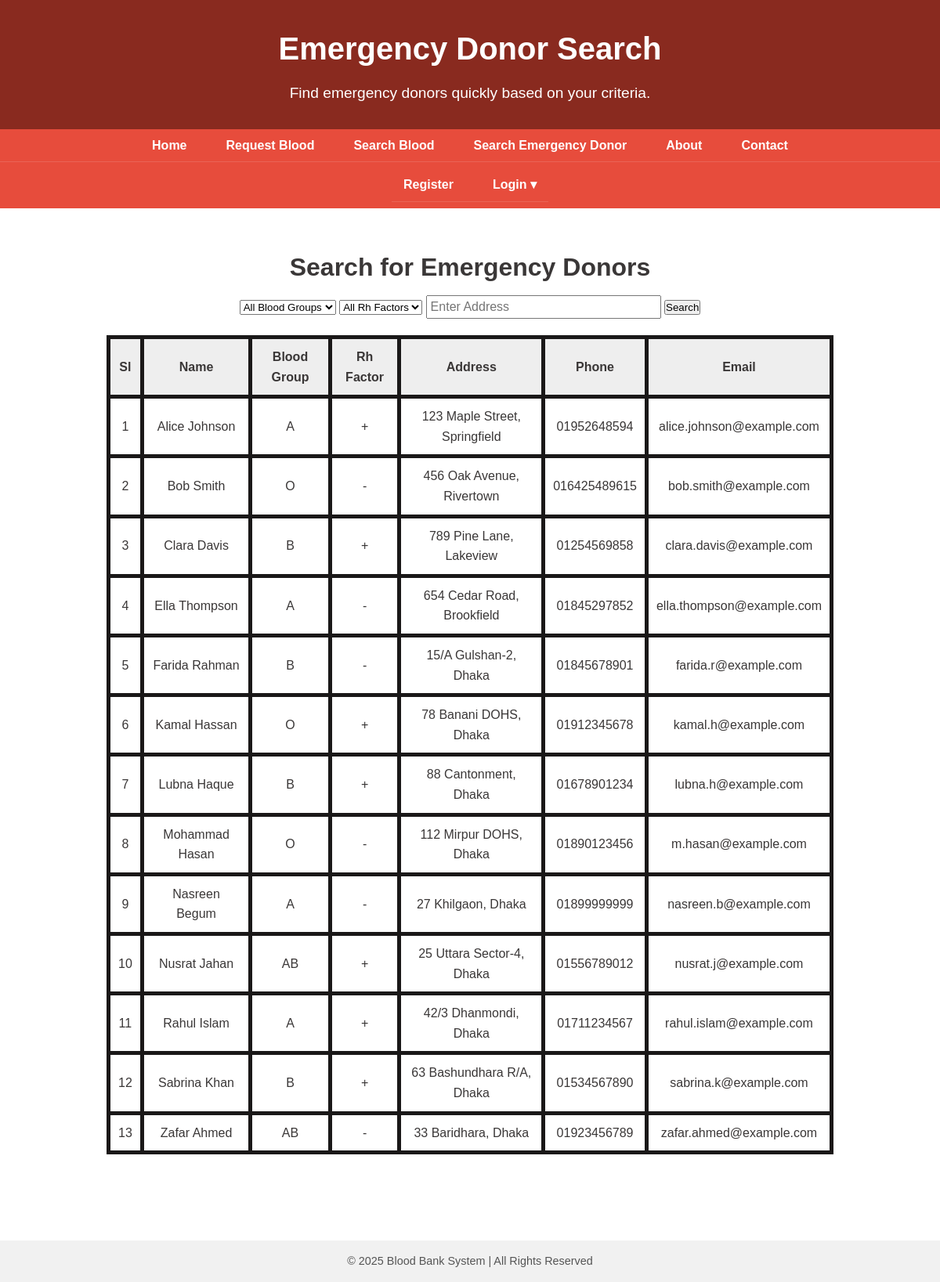
The page /search_emergency_donor.php on the database its author committed.
### tables this page shows
CREATE TABLE `user` (
  `user_id` int(11) NOT NULL,
  `name` varchar(100) NOT NULL,
  `blood_group` varchar(3) NOT NULL,
  `rh_factor` varchar(5) NOT NULL,
  `is_emergency_donor` varchar(3) DEFAULT NULL,
  `last_donated` date DEFAULT NULL,
  `address` varchar(255) DEFAULT NULL,
  `phone` varchar(15) DEFAULT NULL,
  `email` varchar(100) DEFAULT NULL,
  `password` varchar(30) NOT NULL
);

### search_emergency_donor.php (the view, shortened to what this page needs)
<?php
include('db_connect.php');
$website_role = $_SESSION['website_role'] ?? null;
$address = isset($_GET['address']) ? $_GET['address'] : '';
$where = ["is_emergency_donor = 'yes'"];
$where_sql = count($where) ? "WHERE " . implode(" AND ", $where) : "";
$sql = "SELECT user_id, name, blood_group, rh_factor, address, phone, email FROM user $where_sql ORDER BY name";
$stmt = $conn->prepare($sql);
$stmt->execute();
$result = $stmt->get_result();
?>
<!DOCTYPE html>
<html lang="en">
<head>
    <link rel="stylesheet" href="style.css">
</head>
<body>
<header>
    <h1>Emergency Donor Search</h1>
    <p>Find emergency donors quickly based on your criteria.</p>
</header>
<nav class="multi-row-nav">
  <div class="nav-row nav-row-1">
    <a href="index.php">Home</a>
	<a href="request_blood.php">Request Blood</a>
	<a href="blood_stock_search.php">Search Blood</a>
    <a href="search_emergency_donor.php">Search Emergency Donor</a>
    <a href="about.php">About</a>
    <a href="contact.php">Contact</a>
   </div>
   <div class="nav-row nav-row-2">
    <?php if ($website_role  === 'admin'): ?>
      <a href="record_donation.php">Record Donation</a>
      <a href="record_received.php">Record Received</a>
      <a href="Records.php">All Records</a>
      <a href="search_user.php">Seach User</a>
	  <a href="admin_dashboard.php">Show Requests</a>
	  <a href="register.php">Register User</a>
      <a href="logout.php">Logout</a>
   </div>
   <div class="nav-row nav-row-1">
    <?php elseif ($website_role  === 'user'): ?>
      <a href="user_dashboard.php">Dashboard</a>
      <a href="logout.php">Logout</a>
   </div>
    <?php else: ?>
   <div class="nav-row nav-row-1">
      <a href="register.php">Register</a>
      <div class="dropdown">
        <a href="#">Login &#9662;</a>
      </div>
    </div>
    <?php endif; ?>
</nav>
<section class="hero">
    <h2>Search for Emergency Donors</h2>
    <form  method="get">
        <select name="blood_grp">
            <option value="">All Blood Groups</option>
        </select>
        <select name="rh_factor">
            <option value="">All Rh Factors</option>
        </select>
        <input type="text" name="address" placeholder="Enter Address" value="<?= htmlspecialchars($address) ?>">
        <button type="submit">Search</button>
    </form>
    <table style="margin: 20px auto; width: 80%;">
        <tr>
            <th>Sl</th>
            <th>Name</th>
            <th>Blood Group</th>
            <th>Rh Factor</th>
            <th>Address</th>
            <th>Phone</th>
            <th>Email</th>
        </tr>
        <?php
        $i = 1;
        while ($row = $result->fetch_assoc()):
        ?>
        <tr>
            <td><?= $i++ ?></td>
            <td><?= htmlspecialchars($row['name']) ?></td>
            <td><?= htmlspecialchars($row['blood_group']) ?></td>
            <td><?= htmlspecialchars($row['rh_factor']) ?></td>
            <td><?= htmlspecialchars($row['address']) ?></td>
            <td><?= htmlspecialchars($row['phone']) ?></td>
            <td><?= htmlspecialchars($row['email']) ?></td>
        </tr>
        <?php endwhile; ?>
    </table>
</section>
<footer>
    <p>&copy; 2025 Blood Bank System | All Rights Reserved</p>
</footer>
</body>
</html>

### style.css (style rules this page uses)
* { margin: 0; padding: 0; box-sizing: border-box; }
body { font-family: Arial, sans-serif; background-color: white ; color: #3a3737; line-height: 1.6; }
header { background-color: #892a1f; color: white; text-align: center; padding: 30px 20px; }
header h1 { font-size: 2.5rem; margin-bottom: 10px; }
header p { font-size: 1.2rem; }
nav { background-color: #e74c3c; text-align: center; padding: 10px 0; }
nav a { color: white; text-decoration: none; margin: 0 15px; font-weight: bold; transition: 0.3s ease; }
.multi-row-nav { background-color: #e74c3c; padding: 0; width: 100%; }
.nav-row { display: flex; justify-content: center; gap: 20px; padding: 8px 0; flex-wrap: wrap; }
.nav-row a { color: white; text-decoration: none; font-weight: bold; transition: 0.3s ease; }
.nav-row-1 { border-bottom: 1px solid #fff2; }
.hero { padding: 50px 20px; text-align: center; background: #ffffff; }
.hero h2 { font-size: 2rem; margin-bottom: 10px; }
.hero input[type="text"], .hero input[type="email"], .hero input[type="password"] { width: 300px; padding: 4px; font-size: 1rem; margin-bottom: 1px; box-sizing: border-box; }
table, th, td { border: 5px solid #1a1818; border-collapse: collapse; }
th, td { padding: 10px; text-align: center; }
th { background: #eee; }
footer { background-color: #f1f1f1; text-align: center; padding: 15px 0; margin-top: 40px; font-size: 0.9rem; color: #555; }
.dropdown { display: inline-block; position: relative; }

### rows shown on the page
user: name "Alice Johnson", blood_group "A", rh_factor "+", address "123 Maple Street, Springfield", phone "01952648594", email "alice.johnson@example.com"
user: name "Bob Smith", blood_group "O", rh_factor "-", address "456 Oak Avenue, Rivertown", phone "016425489615", email "bob.smith@example.com"
user: name "Clara Davis", blood_group "B", rh_factor "+", address "789 Pine Lane, Lakeview", phone "01254569858", email "clara.davis@example.com"
user: name "Ella Thompson", blood_group "A", rh_factor "-", address "654 Cedar Road, Brookfield", phone "01845297852", email "ella.thompson@example.com"
user: name "Farida Rahman", blood_group "B", rh_factor "-", address "15/A Gulshan-2, Dhaka", phone "01845678901", email "farida.r@example.com"
user: name "Kamal Hassan", blood_group "O", rh_factor "+", address "78 Banani DOHS, Dhaka", phone "01912345678", email "kamal.h@example.com"
user: name "Lubna Haque", blood_group "B", rh_factor "+", address "88 Cantonment, Dhaka", phone "01678901234", email "lubna.h@example.com"
user: name "Mohammad Hasan", blood_group "O", rh_factor "-", address "112 Mirpur DOHS, Dhaka", phone "01890123456", email "m.hasan@example.com"
user: name "Nasreen Begum", blood_group "A", rh_factor "-", address "27 Khilgaon, Dhaka", phone "01899999999", email "nasreen.b@example.com"
user: name "Nusrat Jahan", blood_group "AB", rh_factor "+", address "25 Uttara Sector-4, Dhaka", phone "01556789012", email "nusrat.j@example.com"
user: name "Rahul Islam", blood_group "A", rh_factor "+", address "42/3 Dhanmondi, Dhaka", phone "01711234567", email "rahul.islam@example.com"
user: name "Sabrina Khan", blood_group "B", rh_factor "+", address "63 Bashundhara R/A, Dhaka", phone "01534567890", email "sabrina.k@example.com"
user: name "Zafar Ahmed", blood_group "AB", rh_factor "-", address "33 Baridhara, Dhaka", phone "01923456789", email "zafar.ahmed@example.com"
